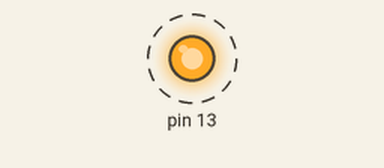
A sketch run on a simulated Arduino Uno, built with avr-gcc and run on an emulated ATmega328P. Shown: output pins drawn as LEDs (lit = HIGH). Dashed ring = blinking.

Above: at 0.6 s.
Timing chart, 0 to 5.5 s (numbered marks = the images above):
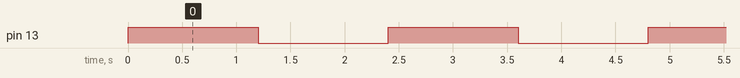

Measured:
- by itself, pin 13: alternates HIGH for 1.2 s and LOW for 1.2 s

The sketch:

Program_11.2_AVR_blink.ino
```cpp
// (licence header left out)
#define LEDPort PORTB           // Arduino pin 13 is bit 5 of port B
#define LEDPort_Direction DDRB  // DDRB is the port B direction register (0=input, 1=output)
#define LEDBit 5                // Constant for bit 5
#define Clock_MHz 16
#define MilliSec 1000000
#define DelayTime (uint32_t)((Clock_MHz * MilliSec / 5))  // set to any rate desired


void setup() {	       // same as pinMode(13, OUTPUT)
  asm volatile (       // shows default parameter use instead of our defines/names
    "sbi %0, %1 \n\t"  // sets port and bit direction
    : : "I" (_SFR_IO_ADDR(DDRB)), "I" (DDB5) // I: 6-bit positive integer constant
  );
}

void loop() {
  asm volatile (
     " mainLoop: "                         // move DelayTime to registers
     "    mov r16, %D2  \n\t"              // LSB of DelayTime
     "    mov r17, %C2  \n\t"              // A2, B2, C2, D2 each is 8 bits
     "    mov r18, %B2  \n\t"
     "    mov r19, %A2  \n\t"              // MSB of DelayTime
     "    mov r20, %D2  \n\t"
     "    mov r21, %C2  \n\t"
     "    mov r22, %B2  \n\t"
     "    mov r23, %A2  \n\t"
     "    sbi %[port], %[ledbit] \n\t"     // set I/O bit (turn LED on)
     " onLoop: "
     "    subi r23, 1  \n\t"		   // subtract constant from register
     "    sbci r22, 0  \n\t"		   // subtract with carry constant from register
     "    sbci r21, 0  \n\t"
     "    sbci r20, 0  \n\t"
     "    brcc onLoop  \n\t"               // branch if carry cleared
     "    cbi  %[port], %[ledbit] \n\t"    // clear I/O bit (turn LED off)
     " offLoop:"
     "    subi r19, 1  \n\t"
     "    sbci r18, 0  \n\t"
     "    sbci r17, 0  \n\t"
     "    sbci r16, 0  \n\t"
     "    brcc offLoop \n\t"
     :                                     // no output variables
     : [port] "n" (_SFR_IO_ADDR(LEDPort)), // input variables
       [ledbit] "n" (LEDBit),              // n: integer with known value
       "d" (DelayTime)                     // d: greater than r15
     : "r16","r17","r18","r19","r20","r21","r22","r23"  // clobbers
     );
}
```
